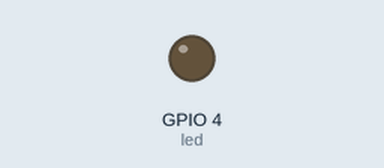
Bench run of a program on a simulated ESP32 board running MicroPython. Parts: output pins drawn as LEDs (lit = HIGH).

Above: at 0.15 s.
Timing chart, 0 to 1.6 s (numbered marks = the images above):
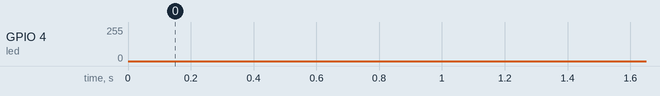

The program:

pwm.py
```python
# 外接 LED 呼吸灯：GPIO4 ── 220Ω ── LED ── GND（S3 安全脚）
from machine import Pin, PWM
import time


led = PWM(Pin(4))
led.freq(1000)


while True:
    for i in range(0, 1024):
        led.duty(i)
        time.sleep_ms(1)

    for i in range(1023, -1, -1):
        led.duty(i)
        time.sleep_ms(1)
```
